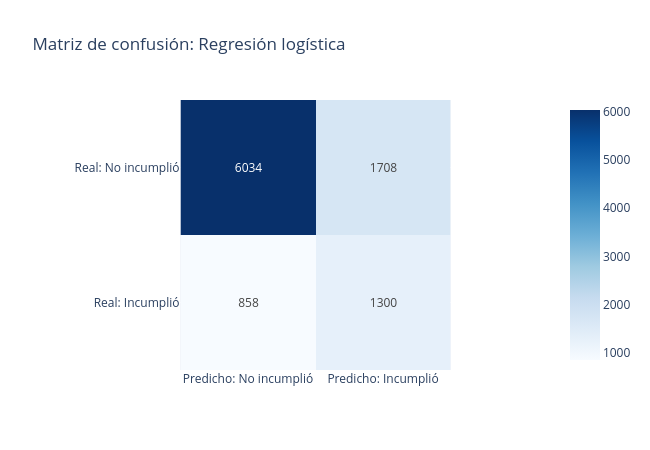

This figure's notebook cell:
### Code cell
plot_matriz_confusion(y_test_arbol, y_pred_arbol, clases=[0, 1], etiquetas=['No incumplió', 'Incumplió'], title='Matriz de confusión: Regresión logística')

### Figure 1 — Plotly figure (JSON) as saved in the notebook; plotly's stock layout.template omitted (floating-point values rounded to 4 significant figures)
{"data": [{"coloraxis": "coloraxis", "hovertemplate": "x: %{x}<br>y: %{y}<br>color: %{z}<extra></extra>", "name": "0", "texttemplate": "%{z}", "type": "heatmap", "x": ["Predicho: No incumplió", "Predicho: Incumplió"], "xaxis": "x", "y": ["Real: No incumplió", "Real: Incumplió"], "yaxis": "y", "z": [[6034, 1708], [858, 1300]]}], "layout": {"coloraxis": {"autocolorscale": false, "colorscale": [[0, "rgb(247,251,255)"], [0.125, "rgb(222,235,247)"], [0.25, "rgb(198,219,239)"], [0.375, "rgb(158,202,225)"], [0.5, "rgb(107,174,214)"], [0.625, "rgb(66,146,198)"], [0.75, "rgb(33,113,181)"], [0.875, "rgb(8,81,156)"], [1, "rgb(8,48,107)"]]}, "height": 450, "title": {"text": "Matriz de confusión: Regresión logística"}, "width": 650, "xaxis": {"anchor": "y", "constrain": "domain", "domain": [0, 1], "scaleanchor": "y"}, "yaxis": {"anchor": "x", "autorange": "reversed", "constrain": "domain", "domain": [0, 1]}}}
